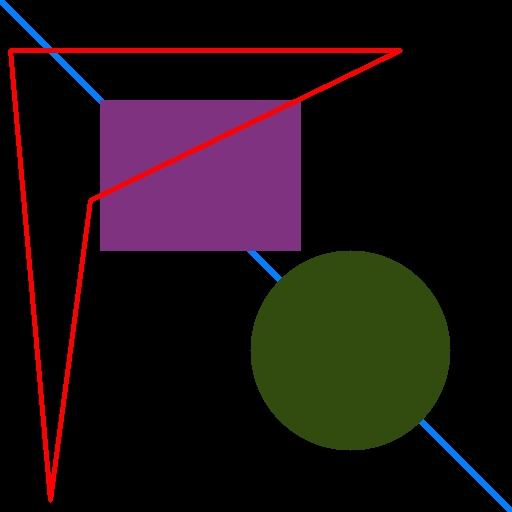
#> input picture day5/draw.jpg, 512 x 512 px, given in place of the camera
$ jupyter execute '3 - Meanshift Object Tracking.ipynb'   (text cells are left out)
#> lines starting #> are read from the running program, lines starting #| are printed output that depends on the picture; after the words box and inside, x2 and y2 are one past the last pixel; in counts of white or black regions, pixels touching at a corner belong together
[cell 1]
import numpy as np
import cv2

# Initialize webcam
cap = cv2.VideoCapture(0)

# take first frame of the video
ret, frame = cap.read()
#> frame is the input picture: shape (512, 512, 3); mean B, G, R 18.4, 16, 27.4
print(type(frame))
#| <class 'numpy.ndarray'>

# setup default location of window
r, h, c, w = 240, 100, 400, 160
track_window = (c, r, w, h)

# Crop region of interest for tracking
roi = frame[r:r+h, c:c+w]
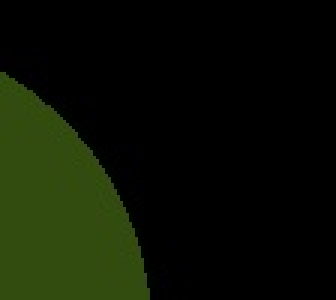
#> roi: shape (100, 112, 3) (shown 3 times larger); mean B, G, R 3.7, 17.6, 11.6

# Convert cropped window to HSV color space
hsv_roi =  cv2.cvtColor(roi, cv2.COLOR_BGR2HSV)
#> hsv_roi: shape (100, 112, 3); mean H, S, V 14.5, 62.1, 17.6

# Create a mask between the HSV bounds
lower_purple = np.array([125,0,0])
upper_purple = np.array([175,255,255])
mask = cv2.inRange(hsv_roi, lower_purple, upper_purple)
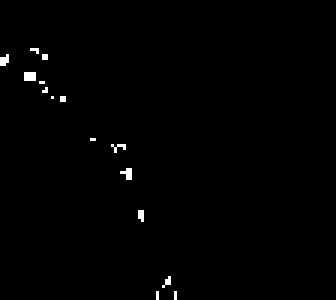
#> mask: shape (100, 112) (shown 3 times larger); 0.69% white in thin lines or dots, all inside (x1, y1, x2, y2) = (0, 16, 59, 100)

# Obtain the color histogram of the ROI
roi_hist = cv2.calcHist([hsv_roi], [0], mask, [180], [0,180])
#> roi_hist = 180 values, max 34 at index 135, min 0 at index 0, mean 0.428

# Normalize values to lie between the range 0, 255
cv2.normalize(roi_hist, roi_hist, 0, 255, cv2.NORM_MINMAX)

# Setup the termination criteria
# We stop calculating the centroid shift after ten iterations
# or if the centroid has moved at least 1 pixel
term_crit = ( cv2.TERM_CRITERIA_EPS | cv2.TERM_CRITERIA_COUNT, 10, 1 )

while True:

    # Read webcam frame
    ret, frame = cap.read()

    if ret == True:

        # Convert to HSV
        hsv = cv2.cvtColor(frame, cv2.COLOR_BGR2HSV)
#> hsv: shape (512, 512, 3); mean H, S, V 30.4, 77.5, 32.5

        # Calculate the histogram back projection
        # Each pixel's value is it's probability
        dst = cv2.calcBackProject([hsv],[0],roi_hist,[0,180],1)
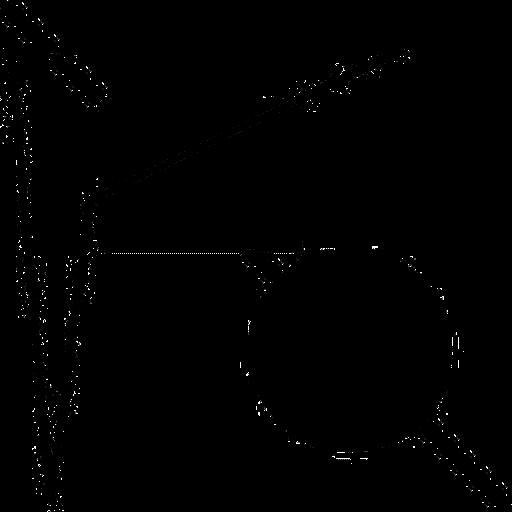
#> dst: shape (512, 512); min 0, max 255, mean 1.1

        # apply meanshift to get the new location
        ret, track_window = cv2.meanShift(dst, track_window, term_crit)
#> ret = 8; track_window = (395, 282, 112, 100)

        # Draw it on image
        x, y, w, h = track_window
#> x = 395; y = 282; w = 112; h = 100
        img2 = cv2.rectangle(frame, (x,y), (x+w, y+h), 255, 2)

        cv2.imshow('Meansift Tracking', img2)

        if cv2.waitKey(1) == 13: #13 is the Enter Key
#> (key Esc is pressed here)
            break

    else:
        break

cv2.destroyAllWindows()
cap.release()
